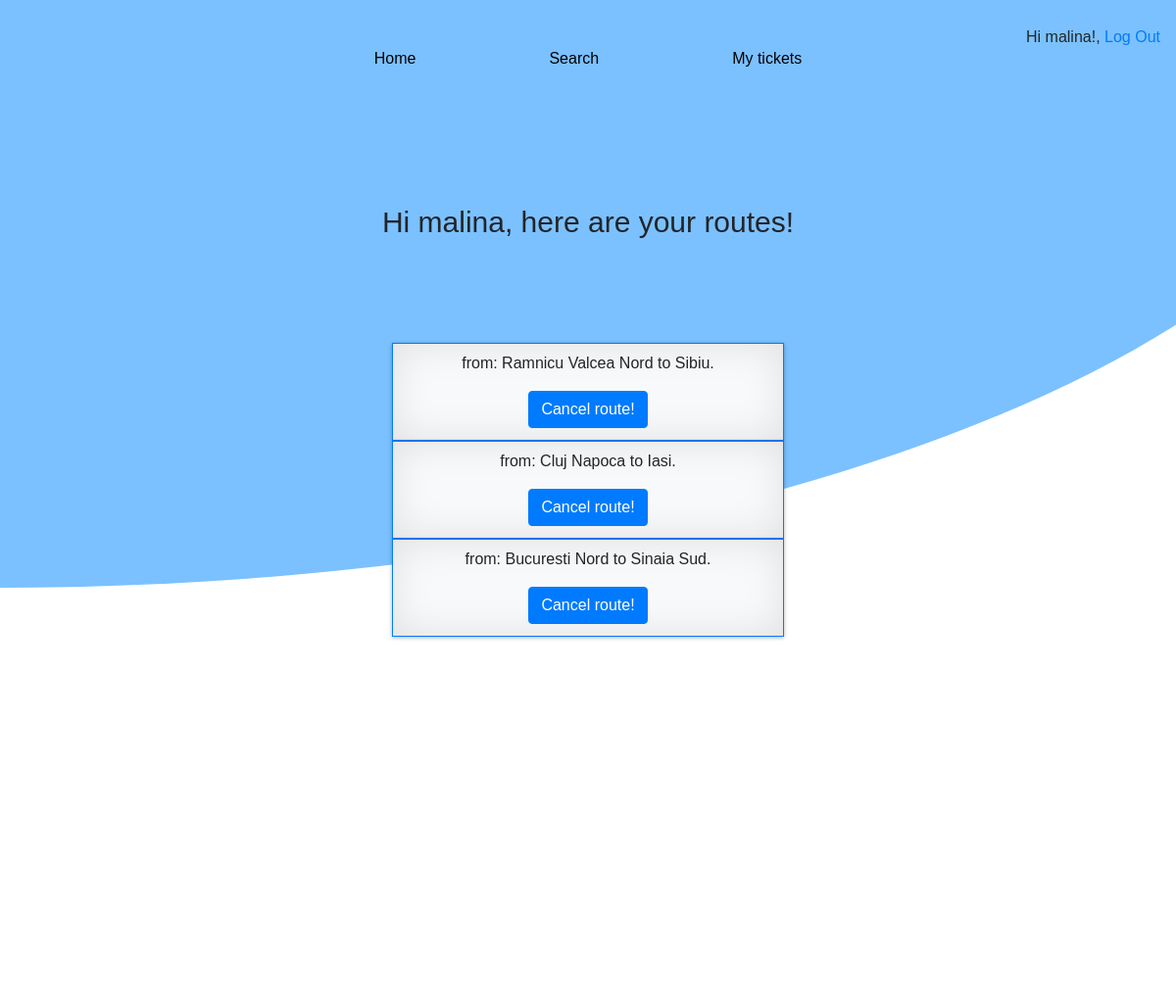
The page /your_routes/ (signed in) on the database its author committed.
### trains/models.py (models this page shows, shortened)
class passangers_routes(models.Model):
    users = models.ForeignKey(User, on_delete=models.CASCADE, related_name="user")
    route = models.ForeignKey(route, on_delete=models.CASCADE, related_name="route")

class route(models.Model):
    origin = models.ForeignKey(station, on_delete=models.CASCADE, related_name="departures")
    destination = models.ForeignKey(station, on_delete=models.CASCADE, related_name="arrivals")
    duration = models.IntegerField()
    cost = models.IntegerField()
    def __str__(self):
        return f"from: {self.origin} to {self.destination}. "

class station(models.Model):
    city = models.CharField(max_length=64)
    station = models.CharField(max_length=64)
    longitude = models.FloatField(default=1)
    latitude = models.FloatField(default=1)
    def __str__(self):
        return f"{self.station}"

### your_routes/views.py (the view)
# urls.py: path('your_routes/',include("your_routes.urls")),
def your_routes(request):
    if User.is_authenticated:
        passangers_routes_objects = passangers_routes.objects.filter(users = request.user)
        return render(request,"your_routes.html",{'passangers_routes_objects':passangers_routes_objects})

### your_routes/templates/your_routes.html (shortened to what this page needs)
{% extends 'base.html' %}
{% block body %}
<div>
    <div class="d-flex justify-content-center p-1" style="margin-left: auto ;margin-right: auto ; width: 500px; height: 50px; font-family: 'Comic Sans MS', cursive, sans-serif; position:relative; bottom: 800px;font-size:30px;">
    Hi {{ user.username }}, here are your routes!
    </div>
    <form action="cancel_route" method="post">
        {% for obj in passangers_routes_objects %}
            <div class=" justify-content-center border border-primary p-2 bg-light bg-gradient" style="margin-left: auto ;margin-right: auto ; width: 400px; height: 100px;  box-shadow: 0 1px 4px rgba(0, 0, 0, 0.3), 0 0 40px rgba(0, 0, 0, 0.1) inset; position:relative; bottom: 700px; background-color: aliceblue; font-family: 'Comic Sans MS', cursive, sans-serif;">
                <p class="d-flex justify-content-center">{{obj.route}}</p>
                <div class="d-flex justify-content-center">
                    <button action="" class="btn btn-primary" value="{{obj.id}}" name="routep_id">Cancel route!</button>
                </div>
            </div>
        {% endfor %}
    </form>
</div>
{% endblock %}

### templates/base.html (shortened to what this page needs)
<!DOCTYPE html>
{% load static %}
<html>
<head>
  {% load bootstrap4 %}
  {% bootstrap_css %}
  <link rel="stylesheet" href="{% static 'style.css' %}">
</head>
<body>
<div style="width:100%; height:1000px; background-color: rgb(123, 193, 255); background-size: cover; background-position: center; clip-path: ellipse(120% 60% at 0% 0%); font-family: 'Comic Sans MS', cursive, sans-serif;">
  {% if user.is_authenticated %}
  <header>
    <div>
      <nav>
          <div class="d-flex justify-content-center">
            <div class="d-flex">
              <div class="p-5" style="margin-left:20px; margin-right:20px;"><a href="/" style="color:black">Home</a></div>
              <div class="p-5" style="margin-left:20px; margin-right:20px;"><a href="/trains/trains" style="color:black">Search</a></div>
              <div class="p-5" style="margin-left:20px; margin-right:20px;"><a href="/your_routes" style="color:black">My tickets</a></div>
            </div>
            <div class="d-flex" style="position:absolute; right:0; margin-top: 10px;">
              <div class="justify-content-end p-3"><p>Hi {{ user.username }}!, <a href="{% url 'logout' %}">Log Out</a></p></div>
            </div>
          </div>
      </nav>
    </div>
  </header>
  {% endif %}
</div>
  {% load bootstrap4 %}
  {% block body %}
  {% endblock %}
</body>
</html>

### rows shown on the page
passangers_routes: route "from: Ramnicu Valcea Nord to Sibiu.", {{ obj.id }} 43 (drawn)
passangers_routes: route "from: Cluj Napoca to Iasi.", {{ obj.id }} 54 (drawn)
passangers_routes: route "from: Bucuresti Nord to Sinaia Sud.", {{ obj.id }} 55 (drawn)

### other values the page prints
{{ user.username }} "malina"
